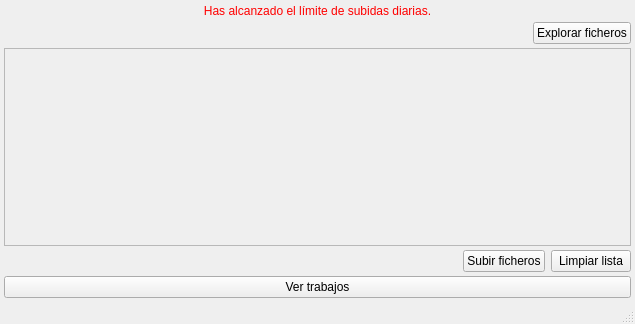
<?xml version="1.0" encoding="UTF-8"?>
<ui version="4.0">
 <class>MainWindow</class>
 <widget class="QMainWindow" name="MainWindow">
  <property name="geometry">
   <rect>
    <x>0</x>
    <y>0</y>
    <width>635</width>
    <height>324</height>
   </rect>
  </property>
  <property name="windowTitle">
   <string>volBrain Client</string>
  </property>
  <widget class="QWidget" name="centralWidget">
   <layout class="QVBoxLayout" name="verticalLayout_2">
    <property name="spacing">
     <number>4</number>
    </property>
    <property name="leftMargin">
     <number>4</number>
    </property>
    <property name="topMargin">
     <number>4</number>
    </property>
    <property name="rightMargin">
     <number>4</number>
    </property>
    <property name="bottomMargin">
     <number>4</number>
    </property>
    <item>
     <widget class="QLabel" name="uploadLimitReachedLabel">
      <property name="styleSheet">
       <string notr="true">color: red;</string>
      </property>
      <property name="text">
       <string>Has alcanzado el límite de subidas diarias.</string>
      </property>
      <property name="alignment">
       <set>Qt::AlignCenter</set>
      </property>
     </widget>
    </item>
    <item>
     <layout class="QHBoxLayout" name="horizontalLayout">
      <item>
       <spacer name="horizontalSpacer">
        <property name="orientation">
         <enum>Qt::Horizontal</enum>
        </property>
        <property name="sizeHint" stdset="0">
         <size>
          <width>40</width>
          <height>20</height>
         </size>
        </property>
       </spacer>
      </item>
      <item>
       <widget class="QPushButton" name="selectFilesButton">
        <property name="text">
         <string>Explorar ficheros</string>
        </property>
       </widget>
      </item>
     </layout>
    </item>
    <item>
     <widget class="QScrollArea" name="scrollArea">
      <property name="widgetResizable">
       <bool>true</bool>
      </property>
      <widget class="QWidget" name="fileList">
       <property name="geometry">
        <rect>
         <x>0</x>
         <y>0</y>
         <width>625</width>
         <height>166</height>
        </rect>
       </property>
       <layout class="QVBoxLayout" name="jobListLayout">
        <property name="spacing">
         <number>0</number>
        </property>
       </layout>
      </widget>
     </widget>
    </item>
    <item>
     <layout class="QHBoxLayout" name="horizontalLayout_3">
      <item>
       <spacer name="horizontalSpacer_2">
        <property name="orientation">
         <enum>Qt::Horizontal</enum>
        </property>
        <property name="sizeHint" stdset="0">
         <size>
          <width>40</width>
          <height>20</height>
         </size>
        </property>
       </spacer>
      </item>
      <item>
       <widget class="QPushButton" name="uploadFilesButton">
        <property name="text">
         <string>Subir ficheros</string>
        </property>
       </widget>
      </item>
      <item>
       <widget class="QPushButton" name="cleanButton">
        <property name="text">
         <string>Limpiar lista</string>
        </property>
       </widget>
      </item>
     </layout>
    </item>
    <item>
     <layout class="QHBoxLayout" name="horizontalLayout_2">
      <item>
       <widget class="QPushButton" name="showJobsButton">
        <property name="text">
         <string>Ver trabajos</string>
        </property>
       </widget>
      </item>
     </layout>
    </item>
   </layout>
  </widget>
  <widget class="QMenuBar" name="menuBar">
   <property name="geometry">
    <rect>
     <x>0</x>
     <y>0</y>
     <width>635</width>
     <height>20</height>
    </rect>
   </property>
  </widget>
  <widget class="QStatusBar" name="statusBar"/>
 </widget>
 <layoutdefault spacing="6" margin="11"/>
 <resources/>
 <connections/>
</ui>
